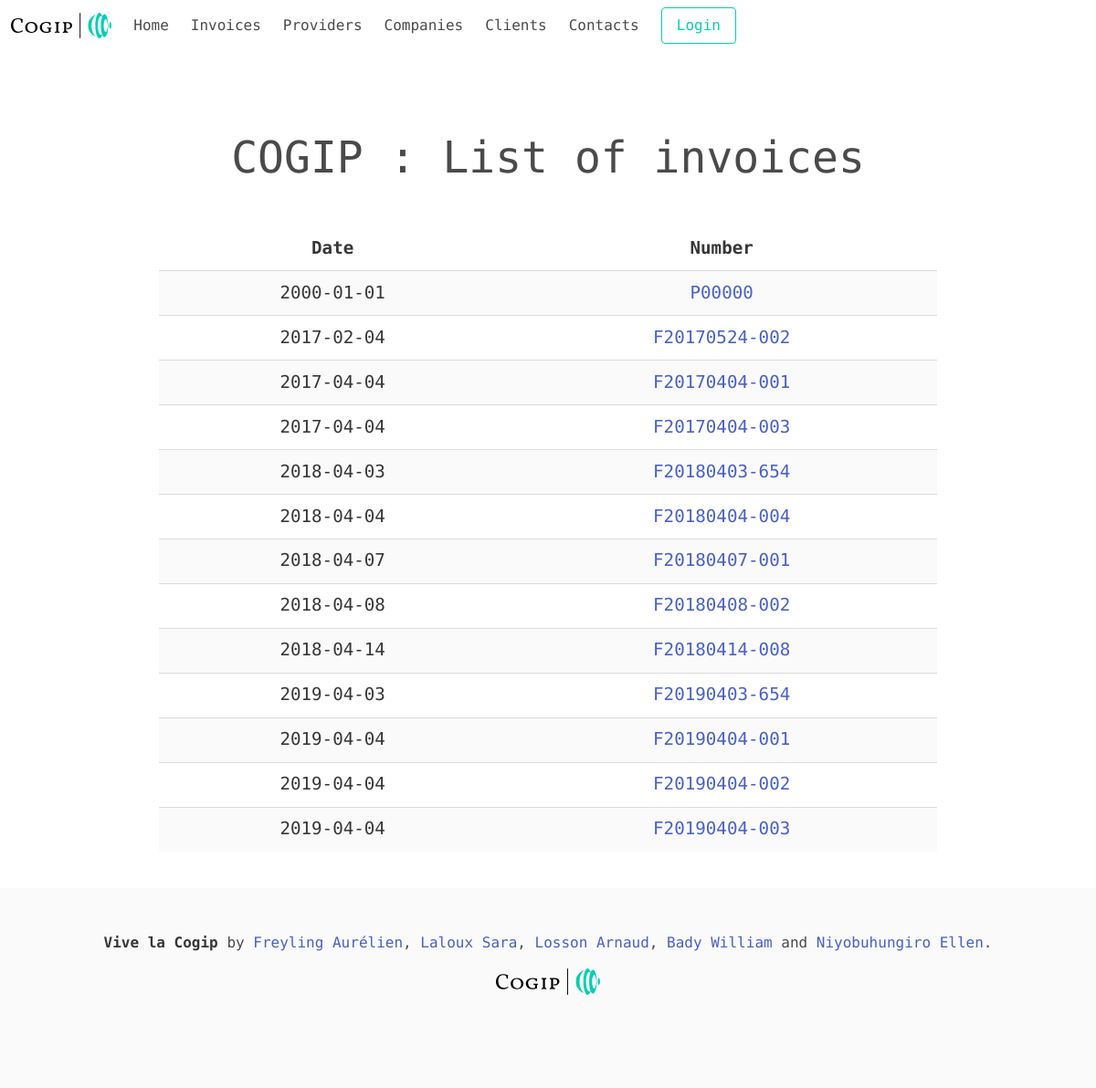
Screenshot of /index.php?route=invoices with the database file from the repository.
### tables this page shows
CREATE TABLE IF NOT EXISTS `invoices` (
  `id` int(11) NOT NULL AUTO_INCREMENT,
  `number` varchar(255) NOT NULL,
  `date` date NOT NULL,
  `company_id` int(11) DEFAULT NULL,
  `people_id` int(11) DEFAULT NULL,
  PRIMARY KEY (`id`),
  KEY `company_id` (`company_id`),
  KEY `people_id` (`people_id`)
);

### controllers/invoiceController.php (called while the page is built, shortened)
<?php
require './models/invoiceModel.php';
class InvoiceController
{
    public function displayAllInvoices($pdo)
    {
        $invoice = new Invoice($pdo);
        $list = $invoice->getAllInvoices();
        require 'views/invoices.php';
    }
}

### models/invoiceModel.php (called while the page is built, shortened)
<?php
class Invoice
{
    private $connexion;
    public function __construct(\PDO $pdo)
    {
        $this->connexion = $pdo;
    }
    public function getAllInvoices()
    {
        return $this->connexion->query("SELECT * FROM invoices ORDER BY date ASC")->fetchAll();
    }
}

### views/invoices.php (the view, shortened to what this page needs)
<?php
require 'views/header.php';
?>
<main class="container is-fluid main-container">
    <section class="level">
        <h1 class="level-item has-text-centered">
            COGIP : List of invoices
        </h1>
    </section>
    <article class="level-item has-text-centered">
        <table class='invoicesTable table is-striped'>
            <tr>
                <th>Date</th>
                <th>Number</th>
            </tr>
            <?php
            foreach ($list as $invoice) {
                echo "<tr>";
                echo "<td>" . $invoice['date'] . '</a>' . "</td>";
                echo "<td>" . "<a href='index.php?route=invoicesDetails&id=" . $invoice['id'] . "'>" . $invoice['number'] . "</a>" . "</td>";
                echo "</tr>";
            }
            ?>
        </table>
    </article>
</main>
<?php
require 'views/footer.php'; ?>

### assets/css/style.css (style rules this page uses)
a { font-family: 'M PLUS 1 Code', sans-serif; }
.main-container { height: auto; }
.main-container section h1 { font-family: 'M PLUS 1 Code', sans-serif; margin-top: 10vh; font-size: 3rem; }
.main-container article { -webkit-box-orient: vertical; -webkit-box-direction: normal; -ms-flex-direction: column; flex-direction: column; font-family: 'M PLUS 1 Code', sans-serif; margin-top: 5vh; font-size: 1.2rem; }
.invoicesTable { width: 75%; height: auto; font-family: 'M PLUS 1 Code', sans-serif; }

### rows the page displays
invoices: date "2000-01-01", number "P00000"
invoices: date "2017-02-04", number "F20170524-002"
invoices: date "2017-04-04", number "F20170404-001"
invoices: date "2017-04-04", number "F20170404-003"
invoices: date "2018-04-03", number "F20180403-654"
invoices: date "2018-04-04", number "F20180404-004"
invoices: date "2018-04-07", number "F20180407-001"
invoices: date "2018-04-08", number "F20180408-002"
invoices: date "2018-04-14", number "F20180414-008"
invoices: date "2019-04-03", number "F20190403-654"
invoices: date "2019-04-04", number "F20190404-001"
invoices: date "2019-04-04", number "F20190404-002"
invoices: date "2019-04-04", number "F20190404-003"
